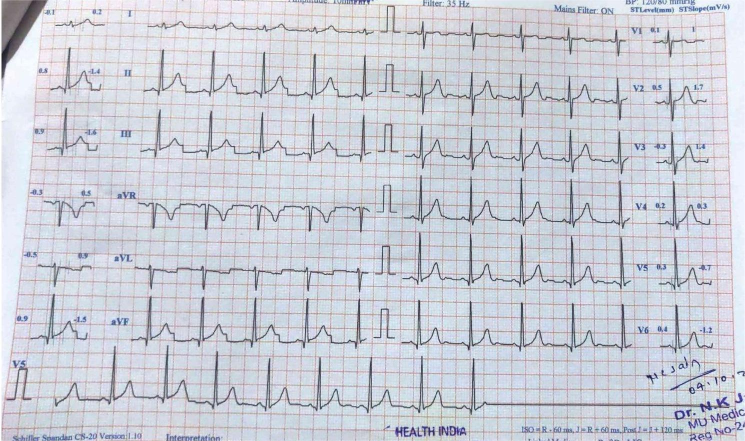
#> input picture sample_dataset/Sharif Ansari.jpg, 1489 x 882 px (shown at 1/2 size)
$ python test_file.py
#> lines starting #> are read from the running program, lines starting #| are printed output that depends on the picture; after the words box and inside, x2 and y2 are one past the last pixel; in counts of white or black regions, pixels touching at a corner belong together
### digit_ecg_tool/ecg_pipeline.py
import cv2
import numpy as np
import matplotlib.pyplot as plt
from scipy import signal
import pandas as pd
import os
from typing import Dict, Union

# Import hardcoded lead coordinates from ecg_lead_coords.py
from ecg_lead_coords import HARDCODED_LEAD_COORDS

try:
    import pytesseract
    from pytesseract import Output
    pytesseract.pytesseract.tesseract_cmd = r"C:\Program Files\Tesseract-OCR\tesseract.exe"
    OCR_AVAILABLE = True
except ImportError:
    OCR_AVAILABLE = False
    print("Warning: pytesseract not installed. Lead label OCR will be unavailable.")

LEAD_NAMES = ['I', 'II', 'III', 'aVR', 'aVL', 'aVF', 'V1', 'V2', 'V3', 'V4', 'V5', 'V6']

class ECGDigitizer:
    def __init__(self):
        self.ecg_image = None
        self.gray_image = None
        self.binary_image = None
        self.ecg_signals = {}
        self.time_scale = 0.04  # 25mm/s (0.04s/mm)
        self.voltage_scale = 0.1  # 10mm/mV (0.1mV/mm)
        self.grid_size = 20  # pixels per mm (default)
        self.heart_rates = {}
        self.lead_positions = None
        self.best_lead = None
        self.min_signal_length = 100

    def load_image(self, image_bytes: bytes) -> np.ndarray:
        self.ecg_image = cv2.imdecode(np.frombuffer(image_bytes, np.uint8), cv2.IMREAD_COLOR)
#> self.ecg_image is the input picture: shape (882, 1489, 3); mean B, G, R 214.8, 205.3, 202.4
        if self.ecg_image is None:
            raise ValueError("Could not decode image from bytes")
        self.gray_image = cv2.cvtColor(self.ecg_image, cv2.COLOR_BGR2GRAY)
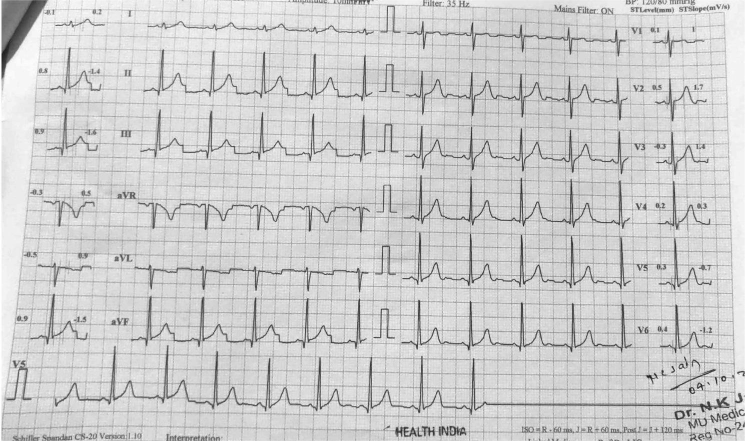
#> self.gray_image: shape (882, 1489) (shown at 1/2 size); min 9, max 255, mean 205.5
        return self.gray_image

    def preprocess_image(self) -> np.ndarray:
        # Use Otsu threshold for robust binarization
        _, self.binary_image = cv2.threshold(
            self.gray_image, 0, 255, cv2.THRESH_BINARY_INV + cv2.THRESH_OTSU)
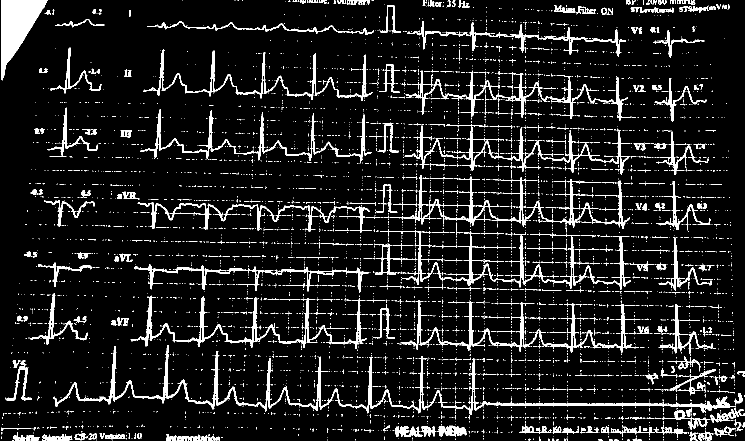
#> self.binary_image: shape (882, 1489) (shown at 1/2 size); 9.3% white; 5166 white regions (4807 under 20 px), largest, box (x1, y1, x2, y2) and area: (110, 690, 1462, 830) 11632, (3, 0, 95, 161) 7107, (760, 458, 1262, 580) 5344
        return self.binary_image

    def detect_leads(self):
        self.lead_positions = HARDCODED_LEAD_COORDS
        return self.lead_positions

    # [15 lines left out: function debug_visualize_lead_boxes, not called in this run]

    def process_image(self, image_bytes: bytes, debug_visualize=False) -> Dict[str, np.ndarray]:
        try:
            self.load_image(image_bytes)
            self.preprocess_image()
            self.detect_leads()
            if debug_visualize:
                self.debug_visualize_lead_boxes()
            return self.extract_all_signals()
        except Exception as e:
            print(f"Error in process_image: {str(e)}")
            return {}

    def extract_all_signals(self) -> Dict[str, np.ndarray]:
        results = {}
        nrows, ncols = 4, 3  # for 12-lead display
        fig, axs = plt.subplots(nrows, ncols, figsize=(16, 12))
        grid_ignore_pixels = 8  # ignore this many pixels from the bottom (adjust as needed)
        jump_threshold = 18     # max allowed jump in pixels between columns

        for idx, lead in enumerate(LEAD_NAMES):
            row, col = divmod(idx, ncols)
            if lead not in self.lead_positions:
                axs[row, col].axis('off')
                continue

            x1, y1, x2, y2 = self.lead_positions[lead]
            lead_img = self.binary_image[y1:y2, x1:x2]

            xs = np.arange(lead_img.shape[1])
            ys = []
            prev_y = None

            for x in xs:
                col_pixels = lead_img[:lead_img.shape[0]-grid_ignore_pixels, x]
                white_runs = np.where(col_pixels > 0)[0]

                # If there are multiple white runs, pick the one closest to prev_y
                if len(white_runs) > 0:
                    if prev_y is not None:
                        # Pick y closest to prev_y
                        y_trace = white_runs[np.argmin(np.abs(white_runs - prev_y))]
                        # Don't allow big jumps
                        if abs(y_trace - prev_y) > jump_threshold:
                            y_trace = prev_y
                    else:
                        # Heuristic: pick the one near the center (ECG is rarely at top or bottom)
                        y_trace = white_runs[np.argmin(np.abs(white_runs - (len(col_pixels)//2)))]
                    ys.append(y_trace)
                    prev_y = y_trace
                else:
                    # No white pixels, use previous or nan
                    ys.append(prev_y if prev_y is not None else np.nan)
            ys = np.array(ys)

            # Interpolate missing values
            if np.any(np.isnan(ys)):
                not_nan = ~np.isnan(ys)
                ys = np.interp(xs, xs[not_nan], ys[not_nan])

            # Median and Savitzky-Golay smoothing
            ys = signal.medfilt(ys, kernel_size=7)
            if len(ys) >= 21:
                ys = signal.savgol_filter(ys, 21, 3)

            # Convert x to time and y to voltage (invert y axis)
            x_time = (xs / self.grid_size) * self.time_scale
            y_voltage = ((lead_img.shape[0] - grid_ignore_pixels - ys) / self.grid_size) * self.voltage_scale
            results[lead] = np.column_stack((x_time, y_voltage))

            # Plot for diagnostics
            axs[row, col].imshow(lead_img, cmap='gray')
            axs[row, col].plot(xs, ys, color='lime', linewidth=1, label="Extracted trace (pixels)")
            axs[row, col].set_title(f"{lead} - Trace (contour-follow)")
            axs[row, col].axis('off')
#> this loop made 12 passes
#> pass 1, in extract_all_signals, `lead_img = self.binary_image[y1:y2, x1:x2]`:
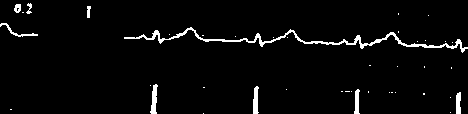
#> lead_img: shape (114, 468); 3.3% white; 41 white regions (32 under 20 px), largest, box (x1, y1, x2, y2) and area: (124, 27, 468, 53) 1044, (150, 84, 158, 114) 144, (253, 86, 259, 114) 127
#> pass 2, in extract_all_signals, `lead_img = self.binary_image[y1:y2, x1:x2]`:
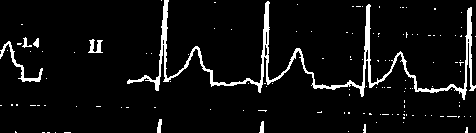
#> lead_img: shape (133, 476); 6.1% white; 129 white regions (121 under 20 px), largest, box (x1, y1, x2, y2) and area: (127, 0, 476, 100) 3028, (0, 41, 43, 82) 260, (88, 39, 103, 53) 114
#> pass 3, in extract_all_signals, `lead_img = self.binary_image[y1:y2, x1:x2]`:
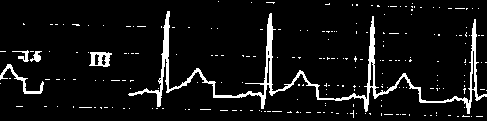
#> lead_img: shape (121, 487); 7.2% white; 224 white regions (219 under 20 px), largest, box (x1, y1, x2, y2) and area: (128, 11, 487, 114) 3003, (0, 64, 44, 94) 235, (89, 52, 112, 67) 212, (12, 50, 29, 62) 75, (30, 51, 42, 62) 71
#> after the loop, results = 12 items

        plt.tight_layout()
        fig.suptitle("Contour-following ECG Trace Extraction from Binary Images", fontsize=16)
        plt.show()
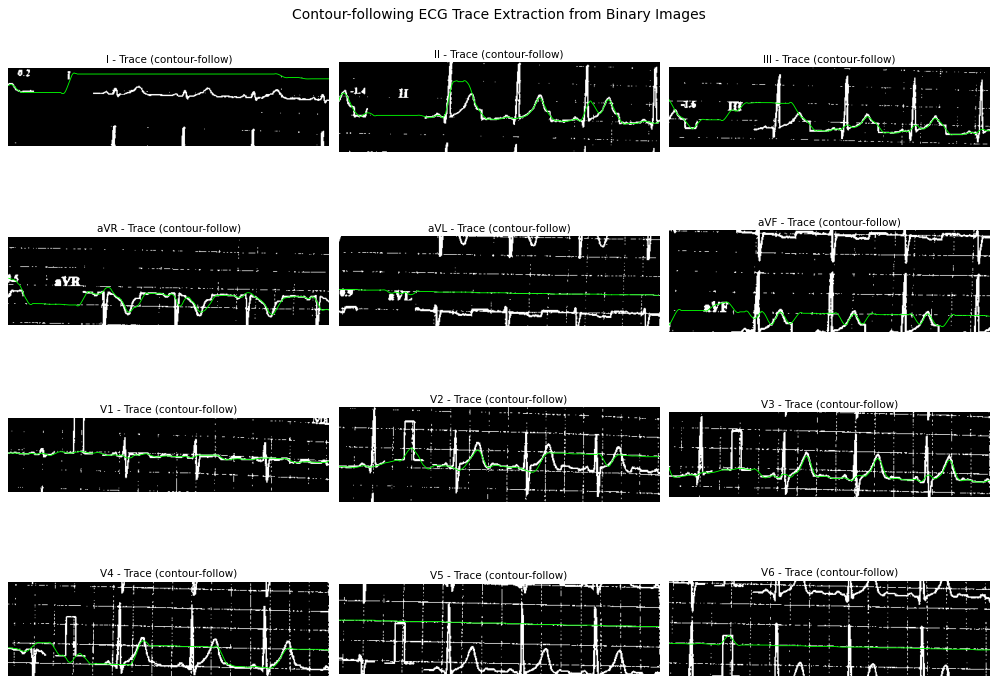
#> figure drawn by matplotlib, 12 panels
        self.ecg_signals = results
#> self.ecg_signals = 12 items
        return results

    def enhanced_pan_tompkins(self, ecg_signal: np.ndarray) -> np.ndarray:
        try:
            ecg_normalized = (ecg_signal - np.min(ecg_signal)) / (np.max(ecg_signal) - np.min(ecg_signal))
            nyquist = 0.5 * 250
            low = 5 / nyquist
            high = 15 / nyquist
            b, a = signal.butter(4, [low, high], btype='bandpass')
            filtered = signal.filtfilt(b, a, ecg_normalized)
            derivative = np.gradient(filtered)
            squared = derivative ** 2
            window_size = int(0.15 * 250)
            integrated = np.convolve(squared, np.ones(window_size)/window_size, mode='same')
            min_distance = int(0.6 * 250)
            min_height = 0.5 * np.max(integrated)
            peaks, _ = signal.find_peaks(
                integrated,
                distance=min_distance,
                height=min_height,
                prominence=0.3,
                width=20
            )
            return peaks
        except Exception as e:
            print(f"Peak detection error: {str(e)}")
            return np.array([])

    def calculate_heart_rate(self, lead_name: str = None) -> Union[float, None]:
        if not self.ecg_signals:
            print("No ECG signals available for analysis")
            return None
        target_leads = [lead_name] if lead_name else LEAD_NAMES
        for lead in target_leads:
            if lead not in self.ecg_signals:
                continue
            y = self.ecg_signals[lead][:, 1]
            x = self.ecg_signals[lead][:, 0]
            try:
                peaks = self.enhanced_pan_tompkins(y)
                if len(peaks) < 2:
                    continue
                rr_intervals = np.diff(x[peaks])
                hr = 60 / np.mean(rr_intervals)
                if 40 <= hr <= 180:
                    self.best_lead = lead
                    print(f"Detected HR: {hr:.1f} BPM from lead {lead}")
                    return hr
            except Exception as e:
                print(f"HR detection attempt failed for lead {lead}: {str(e)}")
                continue
        print("Warning: Could not detect reliable peaks in any lead")
        return None

def calculate_heart_rate_from_signal(time_series: np.ndarray, voltage_series: np.ndarray) -> float:
    try:
        peaks, _ = signal.find_peaks(
            voltage_series,
            height=np.mean(voltage_series) + 2*np.std(voltage_series),
            distance=int(0.5*250)
        )
        if len(peaks) >= 2:
            rr_intervals = np.diff(time_series[peaks])
            hr = 60 / np.mean(rr_intervals)
            if 40 <= hr <= 180:
                return hr
    except Exception as e:
        print(f"HR calculation from signal failed: {str(e)}")
    return np.nan

def ecg_image_to_features(image_bytes: bytes, debug_visualize=False) -> pd.DataFrame:
    digitizer = ECGDigitizer()
    try:
        signals = digitizer.process_image(image_bytes, debug_visualize=debug_visualize)
#> signals = 12 items
        if not signals or len(signals) == 0:
            raise ValueError("No signals extracted")
        features = {}
        valid_leads = [lead for lead, sig in signals.items() if sig is not None and len(sig) > 0]
#> valid_leads = ['I', 'II', 'III', 'aVR', 'aVL', 'aVF', 'V1', 'V2', 'V3', 'V4', 'V5', 'V6']
        if not valid_leads:
            raise ValueError("No valid leads extracted")
        min_len = min(len(signals[lead]) for lead in valid_leads)
#> min_len = 445
        for lead in valid_leads:
            signal_data = signals[lead][:min_len]
            features[f'{lead}_time'] = signal_data[:, 0]
            features[f'{lead}_voltage'] = signal_data[:, 1]
#> this loop made 12 passes
#> after the loop, features = 24 items
        df = pd.DataFrame(features)
#> df = table of 445 rows and 24 columns
        hr = digitizer.calculate_heart_rate()
#> the loop in calculate_heart_rate, `for lead in target_leads:` made 12 passes
#> min_height in enhanced_pan_tompkins on passes 1 to 8: 0.00048, 0.000377, 0.000102, 0.000283, 0.000453, 0.000906, 0.000179, 0.000502
        if hr is None and digitizer.best_lead:
            best_lead = digitizer.best_lead
            hr = calculate_heart_rate_from_signal(
                df[f'{best_lead}_time'].values,
                df[f'{best_lead}_voltage'].values
            )
        if hr is None:
            for lead in valid_leads:
                if f'{lead}_time' in df.columns:
                    hr = calculate_heart_rate_from_signal(
                        df[f'{lead}_time'].values,
                        df[f'{lead}_voltage'].values
                    )
                    if not np.isnan(hr):
                        print(f"Calculated HR from lead {lead} fallback: {hr:.1f} BPM")
                        break
#> this loop made 9 passes
#> (lead, peaks in calculate_heart_rate_from_signal, rr_intervals in calculate_heart_rate_from_signal, hr) on pass 9: ('V3', [193, 392], [0.398], 150.8)
#> (printed output is left out)
        df['heart_rate_bpm'] = hr if not np.isnan(hr) else np.nan
        return df
    except Exception as e:
        print(f"Error processing ECG: {str(e)}")
        return pd.DataFrame()

### digit_ecg_tool/test_file.py
import pandas as pd
from ecg_pipeline import ecg_image_to_features

def main():
    # 1. Path to a sample ECG image (JPEG/PNG)
    img_path = r"C:\Users\wazzu\Desktop\digit-ecg\digit-ecg\sample_dataset\Sharif Ansari.jpg"  # Change to your own file

    # 2. Read file as bytes
    with open(img_path, "rb") as f:
        img_bytes = f.read()

    # 3. Run the pipeline
    df = ecg_image_to_features(img_bytes)
#> df = table of 445 rows and 25 columns

    # 4. Print the result
    print(df)
#> (printed output is left out)
    # Optionally, save to CSV to inspect
    df.to_csv(r"C:\Users\wazzu\Desktop\digit-ecg\digit-ecg\results\test_ecg_results.csv", index=False)
    print("Results saved to test_ecg_results.csv")

if __name__ == "__main__":
    main()

$ run again, with sample_dataset/Sheela Devi.jpg copied over sample_dataset/Sharif Ansari.jpg
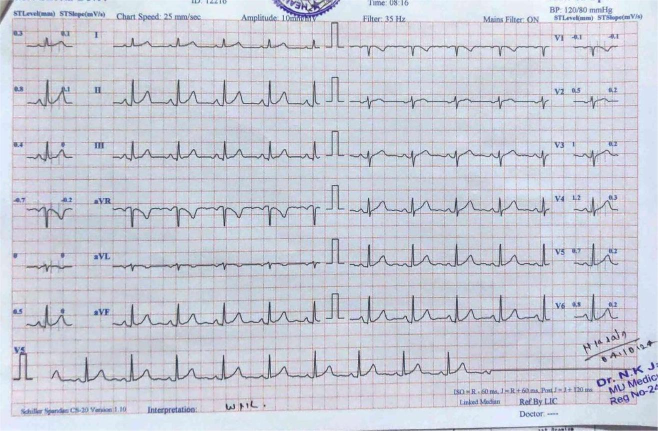
#> input picture sample_dataset/Sheela Devi.jpg, 1315 x 861 px (shown at 1/2 size)
#> in load_image, self.ecg_image is the input picture: shape (861, 1315, 3); mean B, G, R 215.1, 203.2, 200.4
#> in preprocess_image, `_, self.binary_image = cv2.threshold( self.gray_image, 0, 255, cv2.THR..`:
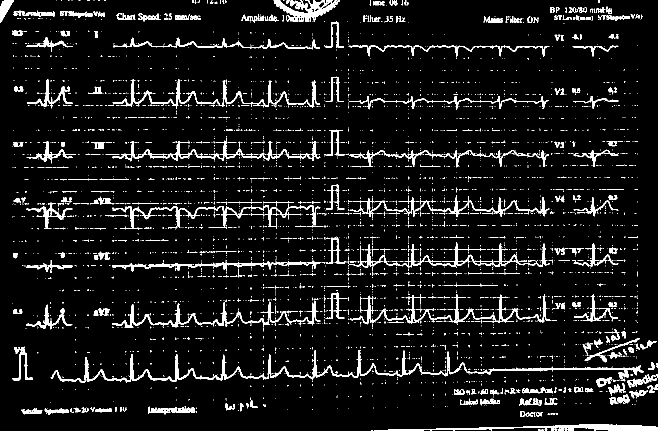
#> self.binary_image: shape (861, 1315) (shown at 1/2 size); 7.3% white; 3820 white regions (3527 under 20 px), largest, box (x1, y1, x2, y2) and area: (102, 700, 1287, 766) 7153, (699, 588, 1103, 649) 2986, (224, 601, 641, 656) 2918
#> the loop in extract_all_signals, `for idx, lead in enumerate(LEAD_NAMES):` made 12 passes
#> pass 3, in extract_all_signals, `lead_img = self.binary_image[y1:y2, x1:x2]`:
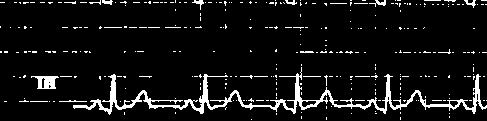
#> lead_img: shape (121, 487); 7.4% white in thin lines or dots
#> after the loop in extract_all_signals, `for idx, lead in enumerate(LEAD_NAMES):`: results = 12 items
#> valid_leads = ['I', 'II', 'III', 'aVR', 'aVL', 'aVF', 'V1', 'V2', 'V3', 'V4', 'V5', 'V6']
#> min_len = 445
#> the loop in ecg_image_to_features, `for lead in valid_leads:` made 12 passes
#> after the loop in ecg_image_to_features, `for lead in valid_leads:`: features = 24 items
#> in ecg_image_to_features, `df = pd.DataFrame(features)`: df = table of 445 rows and 24 columns
#> the loop in calculate_heart_rate, `for lead in target_leads:` made 12 passes
#> min_height in enhanced_pan_tompkins on passes 1 to 8: 0.000468, 0.00104, 0.000114, 0.000385, 0.000478, 1.8e-05, 0.000494, 0.000238
#> the loop in ecg_image_to_features, `for lead in valid_leads:` made 2 passes
#> lead on pass 2: 'II'
#> (printed output is left out)
#> in main, `df = ecg_image_to_features(img_bytes)`: df = table of 445 rows and 25 columns
#> (printed output is left out)
